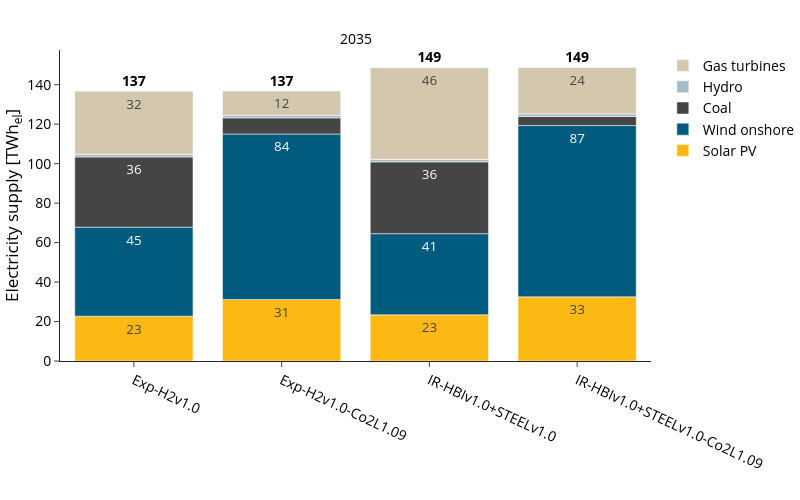

Notebook source saved alongside this figure:
### Markdown cell above
### Electricity Supply

### Code cell
plot_config['chart_config'] = yaml_config['charts']['electricity_supply']

fig, df = plot_energy_balance(
    carrier="AC",
    balance_dict=balance_dict,
    config=plot_config,
    rename_function=rename_electricity,
    show_supply=True,
    save_dir=SDIR
)

fig.show()

### Figure 1 — Plotly figure (JSON) as saved in the notebook; plotly's stock layout.template omitted (floating-point values rounded to 4 significant figures)
{"data": [{"hovertemplate": "=%{x}<br>Electricity supply [TWh<sub>el</sub>]=%{text}<extra></extra>", "legendgroup": "Solar PV", "marker": {"color": "#fdb913", "pattern": {"shape": ""}}, "name": "Solar PV", "orientation": "v", "showlegend": true, "text": [22.7, 31.2, 23.4, 32.5], "textangle": 0, "textposition": "inside", "texttemplate": "%{y:.0f}", "type": "bar", "x": ["Exp-H2v1.0", "Exp-H2v1.0-Co2L1.09", "IR-HBIv1.0+STEELv1.0", "IR-HBIv1.0+STEELv1.0-Co2L1.09"], "xaxis": "x", "y": [22.7, 31.2, 23.4, 32.5], "yaxis": "y"}, {"hovertemplate": "=%{x}<br>Electricity supply [TWh<sub>el</sub>]=%{text}<extra></extra>", "legendgroup": "Wind onshore", "marker": {"color": "#005b7f", "pattern": {"shape": ""}}, "name": "Wind onshore", "orientation": "v", "showlegend": true, "text": [45.1, 83.8, 41.1, 86.8], "textangle": 0, "textposition": "inside", "texttemplate": "%{y:.0f}", "type": "bar", "x": ["Exp-H2v1.0", "Exp-H2v1.0-Co2L1.09", "IR-HBIv1.0+STEELv1.0", "IR-HBIv1.0+STEELv1.0-Co2L1.09"], "xaxis": "x", "y": [45.1, 83.8, 41.1, 86.8], "yaxis": "y"}, {"hovertemplate": "=%{x}<br>Electricity supply [TWh<sub>el</sub>]=%{text}<extra></extra>", "legendgroup": "Coal", "marker": {"color": "#454545", "pattern": {"shape": ""}}, "name": "Coal", "orientation": "v", "showlegend": true, "text": [35.6, 8.2, 36.4, 4.6], "textangle": 0, "textposition": "inside", "texttemplate": "%{y:.0f}", "type": "bar", "x": ["Exp-H2v1.0", "Exp-H2v1.0-Co2L1.09", "IR-HBIv1.0+STEELv1.0", "IR-HBIv1.0+STEELv1.0-Co2L1.09"], "xaxis": "x", "y": [35.6, 8.2, 36.4, 4.6], "yaxis": "y"}, {"hovertemplate": "=%{x}<br>Electricity supply [TWh<sub>el</sub>]=%{text}<extra></extra>", "legendgroup": "Hydro", "marker": {"color": "#a6bbc8", "pattern": {"shape": ""}}, "name": "Hydro", "orientation": "v", "showlegend": true, "text": [1.3, 1.3, 1.3, 1.3], "textangle": 0, "textposition": "inside", "texttemplate": "%{y:.0f}", "type": "bar", "x": ["Exp-H2v1.0", "Exp-H2v1.0-Co2L1.09", "IR-HBIv1.0+STEELv1.0", "IR-HBIv1.0+STEELv1.0-Co2L1.09"], "xaxis": "x", "y": [1.3, 1.3, 1.3, 1.3], "yaxis": "y"}, {"hovertemplate": "=%{x}<br>Electricity supply [TWh<sub>el</sub>]=%{text}<extra></extra>", "legendgroup": "Gas turbines", "marker": {"color": "#d3c7ae", "pattern": {"shape": ""}}, "name": "Gas turbines", "orientation": "v", "showlegend": true, "text": [32.0, 12.3, 46.4, 23.5], "textangle": 0, "textposition": "inside", "texttemplate": "%{y:.0f}", "type": "bar", "x": ["Exp-H2v1.0", "Exp-H2v1.0-Co2L1.09", "IR-HBIv1.0+STEELv1.0", "IR-HBIv1.0+STEELv1.0-Co2L1.09"], "xaxis": "x", "y": [32.0, 12.3, 46.4, 23.5], "yaxis": "y"}, {"hoverinfo": "skip", "mode": "text", "showlegend": false, "text": ["137", "137", "149", "149"], "textfont": {"color": "black", "size": 14, "weight": "bold"}, "textposition": "top center", "type": "scatter", "x": ["Exp-H2v1.0", "Exp-H2v1.0-Co2L1.09", "IR-HBIv1.0+STEELv1.0", "IR-HBIv1.0+STEELv1.0-Co2L1.09"], "xaxis": "x", "y": [137.7, 137.8, 149.6, 149.7], "yaxis": "y"}], "layout": {"annotations": [{"font": {}, "showarrow": false, "text": "2035", "x": 0.5, "xanchor": "center", "xref": "paper", "y": 1, "yanchor": "bottom", "yref": "paper"}], "barmode": "relative", "height": 500, "legend": {"title": {"text": ""}, "tracegroupgap": 0, "traceorder": "reversed"}, "width": 800, "xaxis": {"anchor": "y", "categoryarray": [], "categoryorder": "array", "domain": [0, 1], "tickangle": 25, "title": {"text": ""}}, "yaxis": {"anchor": "x", "domain": [0, 1], "title": {"text": "Electricity supply [TWh<sub>el</sub>]"}}}}
